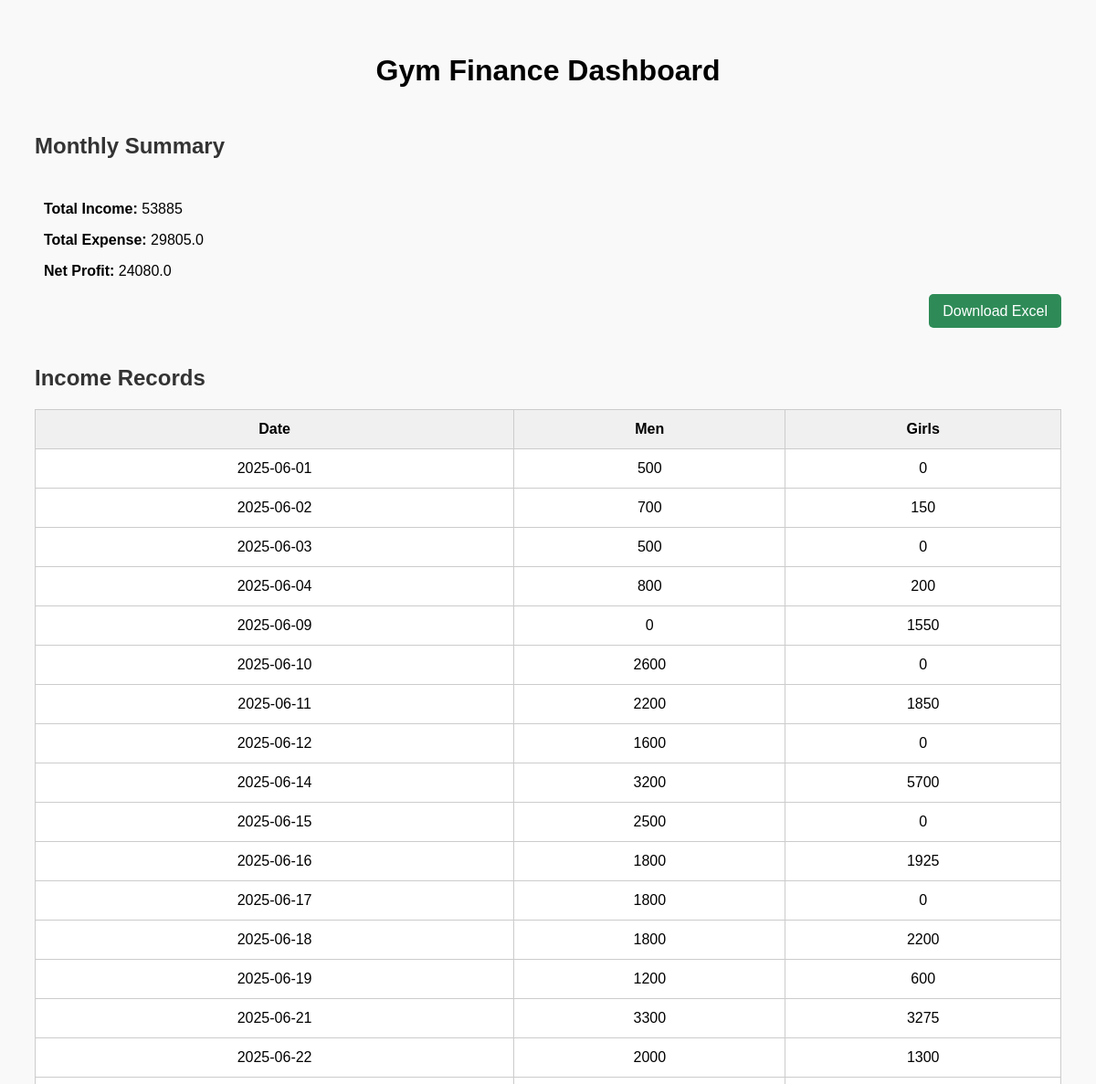
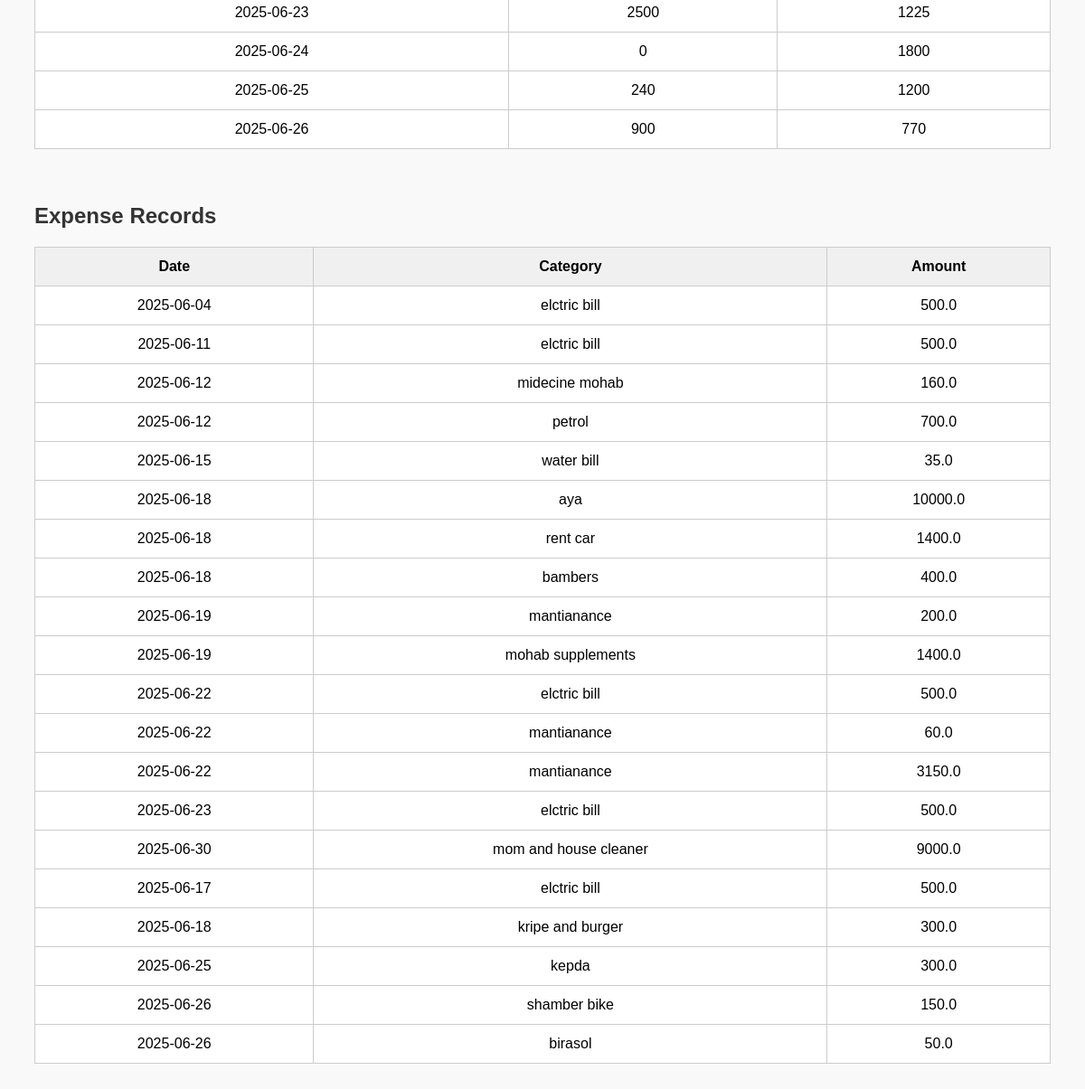
Page /dashboard on the earlier database version (2 pictures, top to bottom).
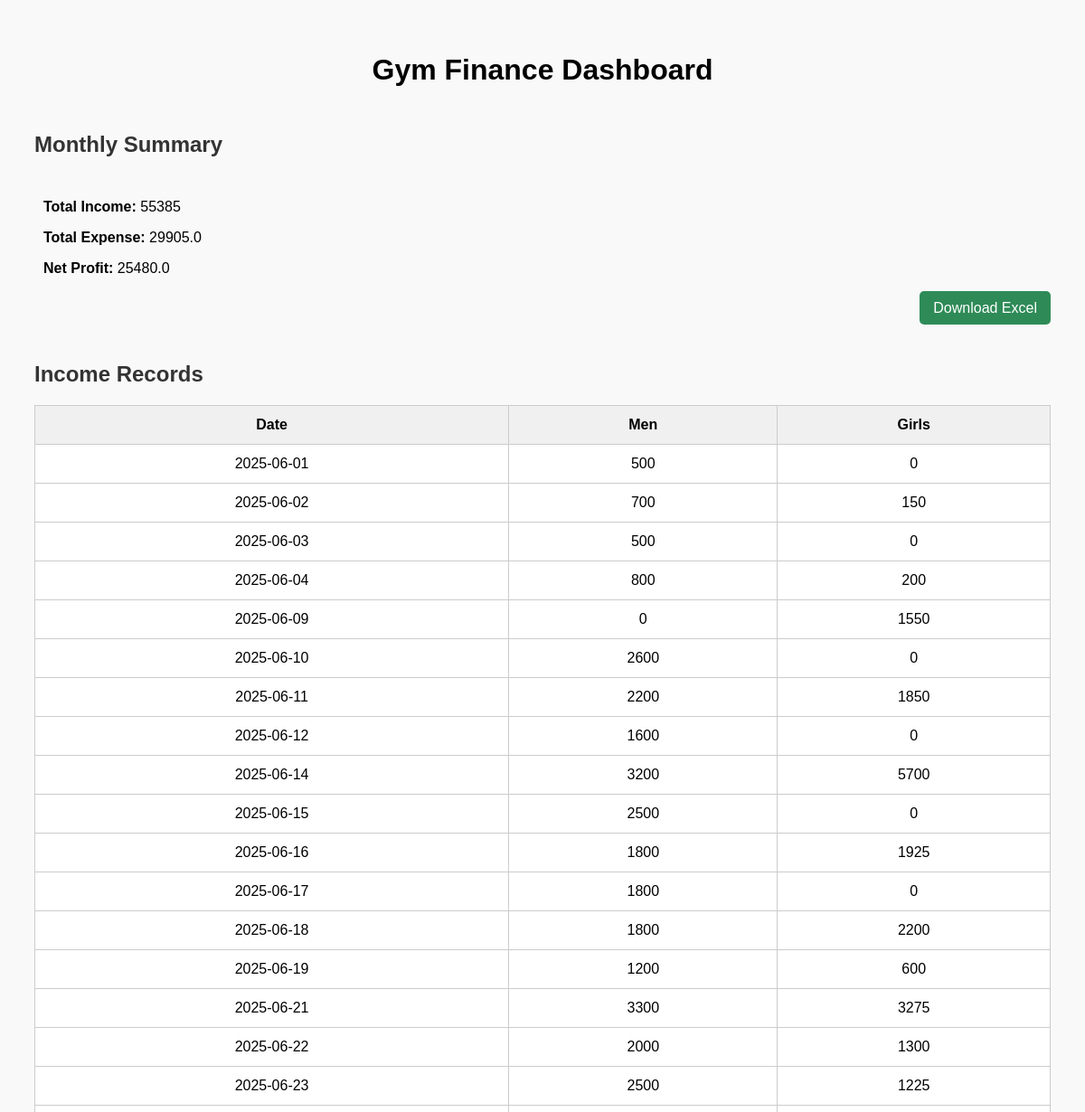
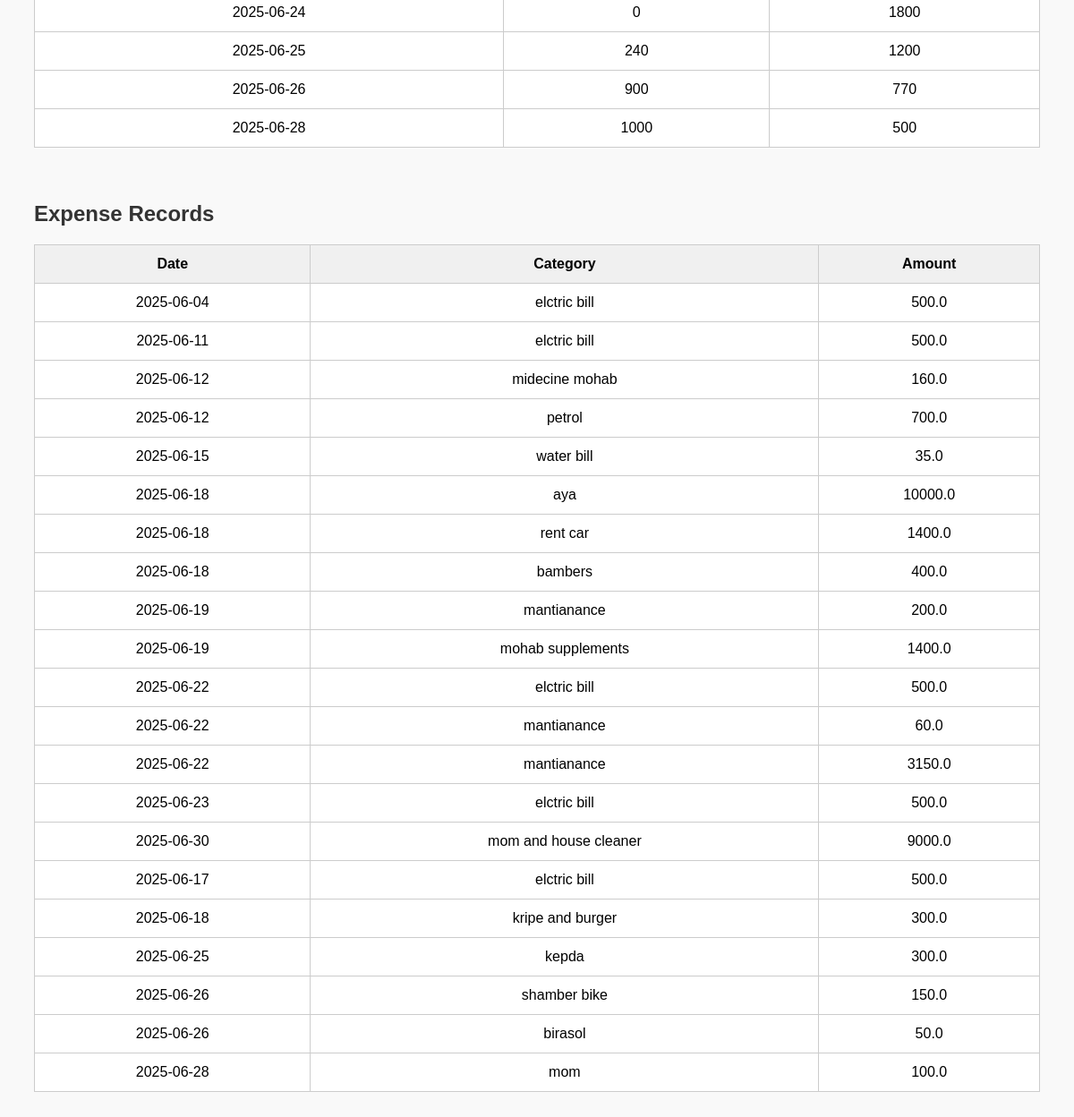
Same page on the later database version (2 pictures, top to bottom).
### app.py (models this page shows)
class Income(db.Model):
    id = db.Column(db.Integer, primary_key=True)              # Unique ID
    date = db.Column(db.Date, nullable=False)                 # Date of income
    men = db.Column(db.Integer, nullable=False)               # Men income amount
    girls = db.Column(db.Integer, nullable=False)             # Girls income amount

class Expense(db.Model):
    id = db.Column(db.Integer, primary_key=True)              # Unique ID
    date = db.Column(db.Date, nullable=False)                 # Date of expense
    category = db.Column(db.String(50), nullable=False)       # Expense dropup (e.g. rent, salary)
    cost = db.Column(db.Float, nullable=False)                # Cost of the expense

### app.py (the view)
@app.route('/dashboard')
def dashboard():
    income = Income.query.all()                          # Get all income
    expense = Expense.query.all()                        # Get all expenses
    total_income = sum(i.men + i.girls for i in income)  # Total income calculation
    total_expense = sum(e.cost for e in expense)         # Total expense calculation
    return render_template("dashboard.html",
                           total_income=total_income,
                           total_expense=total_expense,
                           income_records=income,
                           expense_records=expense)

### templates/dashboard.html (shortened to what this page needs)
<!DOCTYPE html>
<html lang="en">
<head>
</head>
<body>
    <h1> Gym Finance Dashboard</h1>
    <h2>Monthly Summary</h2>
    <div style="border: 1px soli d #ccc; padding: 10px; width: fit-content;">
      <p><strong>Total Income:</strong> {{ total_income }}</p>
      <p><strong>Total Expense:</strong> {{ total_expense }}</p>
      <p><strong>Net Profit:</strong> {{ total_income - total_expense }}</p>
    </div>
    <div class="export-link">
        <a href="{{ url_for('export_excel') }}"> Download Excel</a>
    </div>
    <div class="section">
        <h2>Income Records</h2>
        <table>
            <thead>
                <tr>
                    <th>Date</th>
                    <th>Men</th>
                    <th>Girls</th>
                </tr>
            </thead>
            <tbody>
                {% for income in income_records %}
                <tr>
                    <td>{{ income.date.strftime('%Y-%m-%d') }}</td>
                    <td>{{ income.men }}</td>
                    <td>{{ income.girls }}</td>
                </tr>
                {% else %}
                <tr><td colspan="3">No income records found.</td></tr>
                {% endfor %}
            </tbody>
        </table>
    </div>
    <div class="section">
        <h2>Expense Records</h2>
        <table>
            <thead>
                <tr>
                    <th>Date</th>
                    <th>Category</th>
                    <th>Amount</th>
                </tr>
            </thead>
            <tbody>
                {% for expense in expense_records %}
                <tr>
                    <td>{{ expense.date.strftime('%Y-%m-%d') }}</td>
                    <td>{{ expense.category }}</td>
                    <td>{{ expense.cost }}</td>
                </tr>
                {% else %}
                <tr><td colspan="3">No expense records found.</td></tr>
                {% endfor %}
            </tbody>
        </table>
    </div>
</body>
</html>

### templates/dashboard.html (style rules this page uses)
body { font-family: Arial, sans-serif; padding: 30px; background-color: #f9f9f9; }
h1 { text-align: center; margin-bottom: 40px; }
h2 { margin-top: 50px; color: #333; }
table { width: 100%; border-collapse: collapse; margin-top: 15px; background-color: #fff; }
th, td { padding: 12px; border: 1px solid #ccc; text-align: center; }
th { background-color: #f0f0f0; }
.section { margin-bottom: 60px; }
.export-link { text-align: right; margin-bottom: 20px; }
.export-link a { text-decoration: none; background-color: #2e8b57; color: white; padding: 10px 15px; border-radius: 5px; }

Differences in the rows shown:
added Income: date "2025-06-28", men "1000", girls "500"
added Expense: date "2025-06-28", category "mom", cost "100.0"
Other differences:
{{ total_income }}: "53885" → "55385"
{{ total_expense }}: "29805.0" → "29905.0"
{{ total_income - total_expense }}: "24080.0" → "25480.0"
